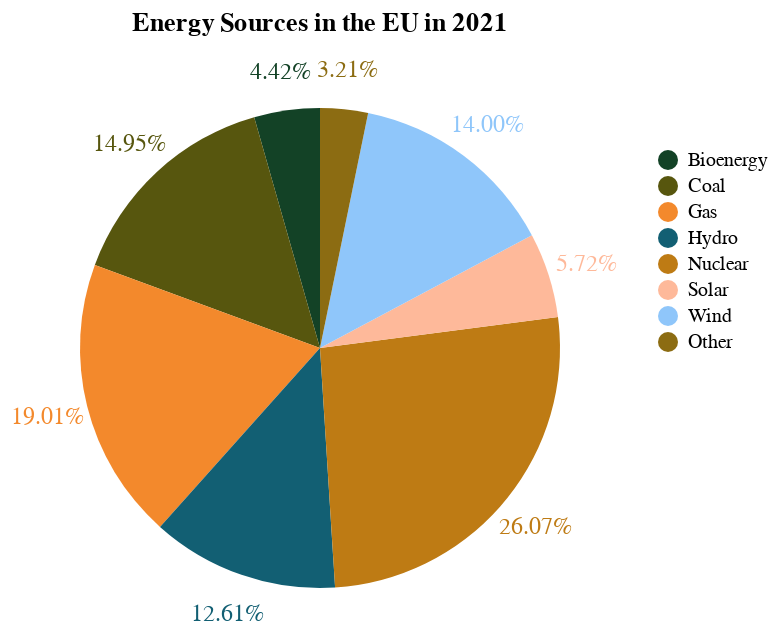

This figure's notebook cell:
### Code cell
color_scale_2021 = alt.Scale(
    domain=["Bioenergy", "Coal", "Gas", "Hydro", "Nuclear", "Solar", "Wind", "Other"],
    range=['#134226', '#57560e', '#f3892c', '#125f73', '#be7b14', '#feb99a', '#8fc6fa', '#8c6c12']
)

# Base chart
base_2021 = alt.Chart(electricity_europe_2021).encode(
    theta=alt.Theta("Value:Q", type = "quantitative", stack=True),
    color=alt.Color("Variable:N",
                    legend=alt.Legend(
                        title = None,
                        orient = "right",
                    ),
                    scale=color_scale_2021  # Apply the updated color scale
    ),
    tooltip=alt.Tooltip("Value:Q", title="Value")
).properties(
    title=alt.Title(text="Energy Sources in the EU in 2021", offset=10),
    height=200
)

# Pie chart
pie_2021 = base_2021.mark_arc(outerRadius=120)

# Text labels showing percentage
# https://github.com/vega/altair/issues/3069 
text_2021 = base_2021.mark_text(
    radius=140, size=12
).transform_joinaggregate(
    total_value='sum(Value)'
).transform_calculate(
    percentage="datum.Value / datum.total_value"
).encode(
    text=alt.Text('percentage:Q', format='.2%'),
)

# Combine pie chart and text labels
pie_2021 + text_2021

### Figure 1 — Vega-Lite specification as saved in the notebook (floating-point values rounded to 4 significant figures)
{"config": {"view": {"continuousWidth": 300, "continuousHeight": 300}}, "layer": [{"mark": {"type": "arc", "outerRadius": 120}, "encoding": {"color": {"field": "Variable", "legend": {"orient": "right", "title": null}, "scale": {"domain": ["Bioenergy", "Coal", "Gas", "Hydro", "Nuclear", "Solar", "Wind", "Other"], "range": ["#134226", "#57560e", "#f3892c", "#125f73", "#be7b14", "#feb99a", "#8fc6fa", "#8c6c12"]}, "type": "nominal"}, "theta": {"field": "Value", "stack": true, "type": "quantitative"}, "tooltip": {"field": "Value", "title": "Value", "type": "quantitative"}}, "title": {"text": "Energy Sources in the EU in 2021", "offset": 10}}, {"mark": {"type": "text", "radius": 140, "size": 12}, "encoding": {"color": {"field": "Variable", "legend": {"orient": "right", "title": null}, "scale": {"domain": ["Bioenergy", "Coal", "Gas", "Hydro", "Nuclear", "Solar", "Wind", "Other"], "range": ["#134226", "#57560e", "#f3892c", "#125f73", "#be7b14", "#feb99a", "#8fc6fa", "#8c6c12"]}, "type": "nominal"}, "text": {"field": "percentage", "format": ".2%", "type": "quantitative"}, "theta": {"field": "Value", "stack": true, "type": "quantitative"}, "tooltip": {"field": "Value", "title": "Value", "type": "quantitative"}}, "title": {"text": "Energy Sources in the EU in 2021", "offset": 10}, "transform": [{"joinaggregate": [{"op": "sum", "field": "Value", "as": "total_value"}]}, {"calculate": "datum.Value / datum.total_value", "as": "percentage"}]}], "data": {"name": "data-54a4df66d05b1e5f042c0925c76a3975"}, "height": 200, "$schema": "https://vega.github.io/schema/vega-lite/v5.20.1.json", "datasets": {"data-54a4df66d05b1e5f042c0925c76a3975": [{"Variable": "Bioenergy", "Value": 118.4}, {"Variable": "Coal", "Value": 400.4}, {"Variable": "Gas", "Value": 509.2}, {"Variable": "Hydro", "Value": 337.8}, {"Variable": "Nuclear", "Value": 698.1}, {"Variable": "Solar", "Value": 153.1}, {"Variable": "Wind", "Value": 374.9}, {"Variable": "Other", "Value": 86.09}]}}
